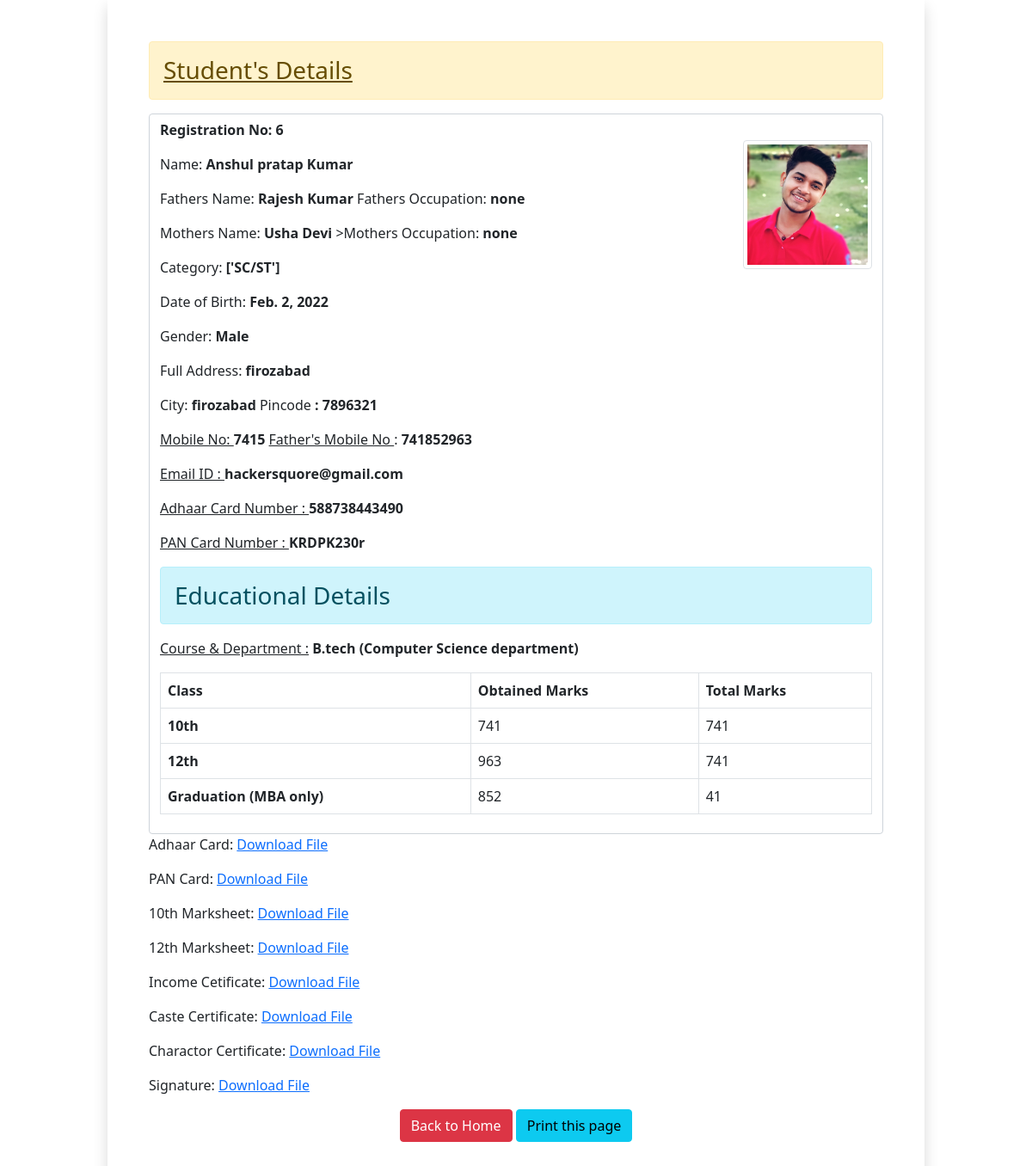
Page /app/6 (signed in) on the committed database.
### myapp/models.py (models this page shows)
class Student_data(models.Model):
 first_name = models.CharField(max_length=100)
 middle_name = models.CharField(max_length=100, blank=True)
 last_name = models.CharField(max_length=100)
 fathers_name = models.CharField(max_length=100)
 fathers_occupation = models.CharField(max_length=30, blank=True)
 mothers_name = models.CharField(max_length=100)
 mothers_occupation = models.CharField(max_length=30,  blank=True)
 dob = models.DateField(auto_now=False, auto_now_add=False)
 gender = models.CharField(max_length=100)
 category = models.CharField(max_length=50)
 address = models.CharField(max_length=180)
 city = models.CharField(max_length=180)
 pin = models.PositiveIntegerField()
 course = models.CharField(choices=COURSE_CHOICE, max_length=100)
 mark10_obtained = models.PositiveIntegerField(null=True, blank=True)
 mark10_total = models.PositiveIntegerField( null=True, blank=True)
 mark12_obtained = models.PositiveIntegerField(null=True, blank=True)
 mark12_total = models.PositiveIntegerField(null=True, blank=True)
 mark_graduation_obtained = models.PositiveIntegerField(null=True, blank=True)
 mark_graduation_total = models.PositiveIntegerField(null=True, blank=True)
 department = models.CharField(choices=DEPARTMENT_CHOICE, max_length=50, blank=True)
 mobile = models.PositiveIntegerField()
 mobile2 = models.PositiveIntegerField(null=True, blank=True)
 email = models.EmailField(null=True, blank=True)
 photo = models.ImageField(upload_to='d/1', blank=True)
 sign = models.ImageField(upload_to='d/8', blank=True)
 Adhaar = models.FileField(upload_to='d/2', blank=True)
 Adhaar_no = models.CharField(max_length=12, null=True, blank=True)
 pan = models.FileField(upload_to='d/3', blank=True)
 pan_no = models.CharField(max_length=10, null=True, blank=True)
 caste = models.FileField(upload_to='d/3', blank=True)
 income = models.FileField(upload_to='d/4', blank=True)
 charactor_certificate = models.FileField(upload_to='d/5', blank=True)
 mark10 = models.FileField(upload_to='d/6', blank=True)
 mark12 = models.FileField(upload_to='d/7', blank=True)
 mark_graduation=models.FileField(upload_to='d/7', blank=True)

### myapp/views.py (the view)
# urls.py: path('app/<int:pk>', views.application_form, name='application'),
@login_required
def application_form(request, pk):
  candidate = Student_data.objects.get(pk=pk)
  return render(request, 'myapp/candidate.html', {'candidate':candidate})

### myapp/templates/myapp/candidate.html (shortened to what this page needs)
<!DOCTYPE html>
{% load myfilter %}
<html lang="en">
<head>
  <link href="https://cdn.jsdelivr.net/npm/bootstrap@5.0.0-beta2/dist/css/bootstrap.min.css" rel="stylesheet">
</head>
  <div class="container">
   <div class="row">
    <div class="col-sm-10 shadow p-5 offset-sm-1">
     <h3 class=" alert alert-warning"><u>Student's Details</u> </h3>
    <div class="form-control">
      <img src="/media/{{candidate.photo}}" alt="" class="img-fluid img-thumbnail float-end mt-4" width="150" height="150">
     <p class="float"> <b> Registration No: {{candidate.id}} </b></p>
     <p>Name: <b> {{candidate.first_name  }} {{candidate.middle_name}} {{candidate.last_name}} </b> </p>
     <p>Fathers Name: <b>{{candidate.fathers_name}} </b> Fathers Occupation: <b> {{candidate.fathers_occupation}} </b></p></p>
     <p>Mothers Name: <b> {{candidate.mothers_name}} </b>>Mothers Occupation:  <b> {{candidate.fathers_occupation}} </b> </p>
     <p>Category: <b>{{candidate.category}}</b></p>
     <p>Date of Birth: <b>{{candidate.dob}} </b></p>
     <p>Gender: <b> {{candidate.gender}} </b></p>
     <p>Full Address: <b>{{candidate.address}}</b></p>
     <p>City: <b> {{candidate.city}} </b> Pincode <b>:      {{candidate.pin}} </b> </p>
     <p><u> Mobile No: </u><b> {{candidate.mobile}} </b><u> Father's Mobile No </u>  : <b> {{candidate.mobile2}} </b></p>
     <p> <u> Email ID : </u> <b> {{candidate.email}}</b></p>
     <p><u>Adhaar Card Number : </u> <b>{{candidate.Adhaar_no}}</b></p>
     <p><u>PAN Card Number : </u> <b>{{candidate.pan_no}}</b></p>
    <h3 class="alert alert-info">Educational Details</h3>
    <p><u>Course & Department :</u> <b>{{candidate.course}}  ({{candidate.department}})</b> </p>
    <table class="table table-bordered">
      <thead>
        <tr>
          <th scope="col">Class</th>
          <th scope="col">Obtained Marks</th>
          <th scope="col">Total Marks</th>
        </tr>
      </thead>
      <tbody>
        <tr>
          <th scope="row">10th</th>
          <td>{{candidate.mark10_obtained}}</td>
          <td>{{candidate.mark10_total}}</td>
        </tr>
        <tr>
          <th scope="row">12th</th>
          <td>{{candidate.mark12_obtained}}</td>
          <td>{{candidate.mark12_total}}</td>
        </tr>
        <tr>
          <th scope="row">Graduation (MBA only)</th>
          <td>{{candidate.mark_graduation_obtained}}</td>
          <td>{{candidate.mark_graduation_total}}</td>
        </tr>
      </tbody>
    </table>
    </div>
     <p>Adhaar Card: <a href="/media/{{candidate.Adhaar}}" download="media/{{Student_data.Adhaar}}">Download File </a></p>
     <p>PAN Card: <a href="media/{{candidate.pan}}" download="media/{{Student_data.pan}}">Download File</a></p>
     <p>10th Marksheet: <a href="media/{{candidate.mark10}}" download="media/{{Student_data.mark10}}">Download File</a></p>
     <p>12th Marksheet: <a href="media/{{candidate.mark12}}"download="media/{{Student_data.mark12}}">Download File</a></p>
     <p>Income Cetificate: <a href="media/{{candidate.income}}" download="media/{{Student_data.income}}">Download File</a></p>
     <p>Caste Certificate: <a href="media/{{candidate.caste}}" download="media/{{Student_data.caste}}">Download File</a></p>
     <p>Charactor Certificate: <a href="media/{{candidate.charactor_certificate}}" download="media/{{Student_data.charactor_certificate}}">Download File</a></p>
     <p>Signature: <a href="media/{{candidate.sign}}" download="media/{{Student_data.sign}}">Download File</a></p>
    <div class="text-center">
     <a href="/" class="btn btn-danger">Back to Home</a>
     <a onClick="window.print()" class="btn btn-info">Print this page</a>
    </div>
    </div>
   </div>
  </div>
</body>
</html>

### rows in the picture
Student_data: photo (picture), id "6", first_name "Anshul", middle_name "pratap", last_name "Kumar", fathers_name "Rajesh Kumar", fathers_occupation "none", mothers_name "Usha Devi", category "['SC/ST']", dob "Feb. 2, 2022", gender "Male", address "firozabad", city "firozabad", pin "7896321", mobile "7415", mobile2 "741852963", email "hackersquore@gmail.com", Adhaar_no "588738443490", pan_no "KRDPK230r", course "B.tech", department "Computer Science department", mark10_obtained "741", mark10_total "741", mark12_obtained "963", mark12_total "741", mark_graduation_obtained "852", mark_graduation_total "41"
